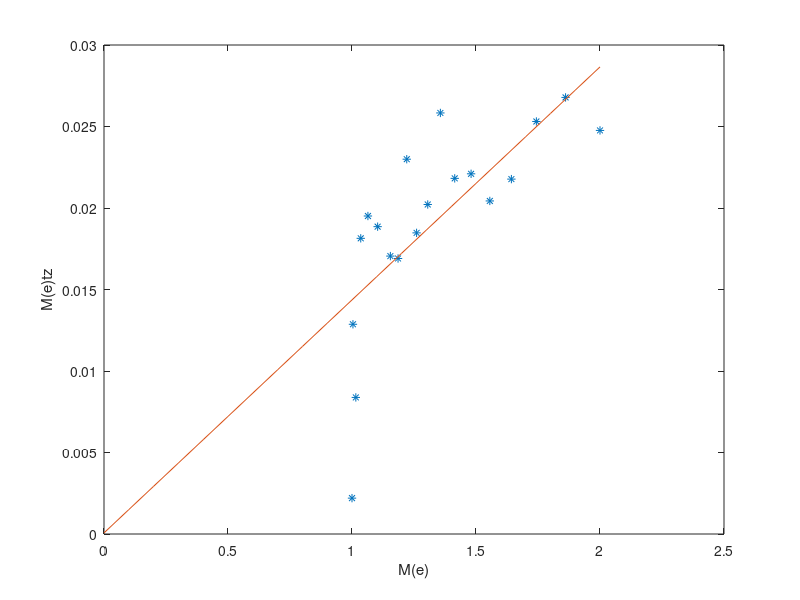
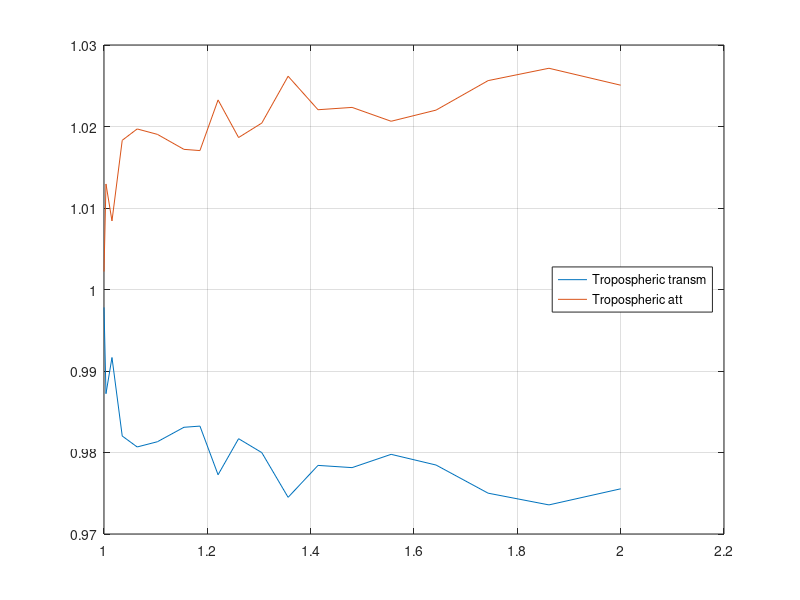

Reproduce these figures in MATLAB, in order.
Elevation = [90 85 80 75 70 65 60 57.5 55 52.5 50 ...
    47.5 45 42.5 40 37.5 35 32.5 30];
Vant = [1.785 1.802 1.808 1.807 1.808 1.809 1.819 1.799 1.799 1.804 1.803 1.804 1.806 1.808 1.810 1.812 1.815 1.822 1.828];
Vwarm = [2.276 2.272 2.277 2.269 2.267 2.266 2.275 2.256 2.252 2.257 2.257 2.248 2.255 2.255 2.256 2.255 2.251 2.253 2.262];
Vhot = [2.335 2.337 2.338 2.338 2.337 2.335 2.342 2.323 2.325 2.325 2.327 2.323 2.326 2.326 2.325 2.325 2.324 2.327 2.334];
Twarm = [27.0 26.5 26.3 26.1 25.4 25.8 25.7 25.5 25.4 25.2 25.0 24.8 24.8 24.6 24.7 24.7 24.6 24.6 24.7];
Thot = [69.9 69.8 69.3 69.1 69.1 69.3 69.3 69.2 69.4 69.1 69.8 69.2 69.1 69.5 69.5 69.2 69.5 69.5 63.4];
%------------------------
Tground = 289;
Teff = 0.95*Tground;
Tbg = 2.8;
D_Thot = -41.09; 
%------------------------
Twarm_avg = mean(Twarm);
Thot_avg = mean(Thot);
%-------------------------
V1 = Vwarm - Vant;
V2 = Vwarm - Vhot;

Tant = Twarm_avg - (V1./V2).*(Twarm_avg - (Thot_avg + D_Thot));

M =@(e) 1./sin(deg2rad(e));
Mtz = -log( (Teff-Tant)/(Teff-Tbg));

p = polyfit(M(Elevation),Mtz,1);
l = (0:0.1:2);
f = polyval(p,l);
plot(M(Elevation),Mtz,'*');
hold on
plot(l,f);
xlabel('M(e)'); ylabel('M(e)tz')

figure
plot(M(Elevation),exp(-Mtz));
hold on
plot(M(Elevation),exp(Mtz));
legend('Tropospheric transm','Tropospheric att','location','East')
grid on

Y = mean(Vhot./Vwarm);

Trec = (Thot_avg - Y.*Twarm_avg)/(Y-1);

